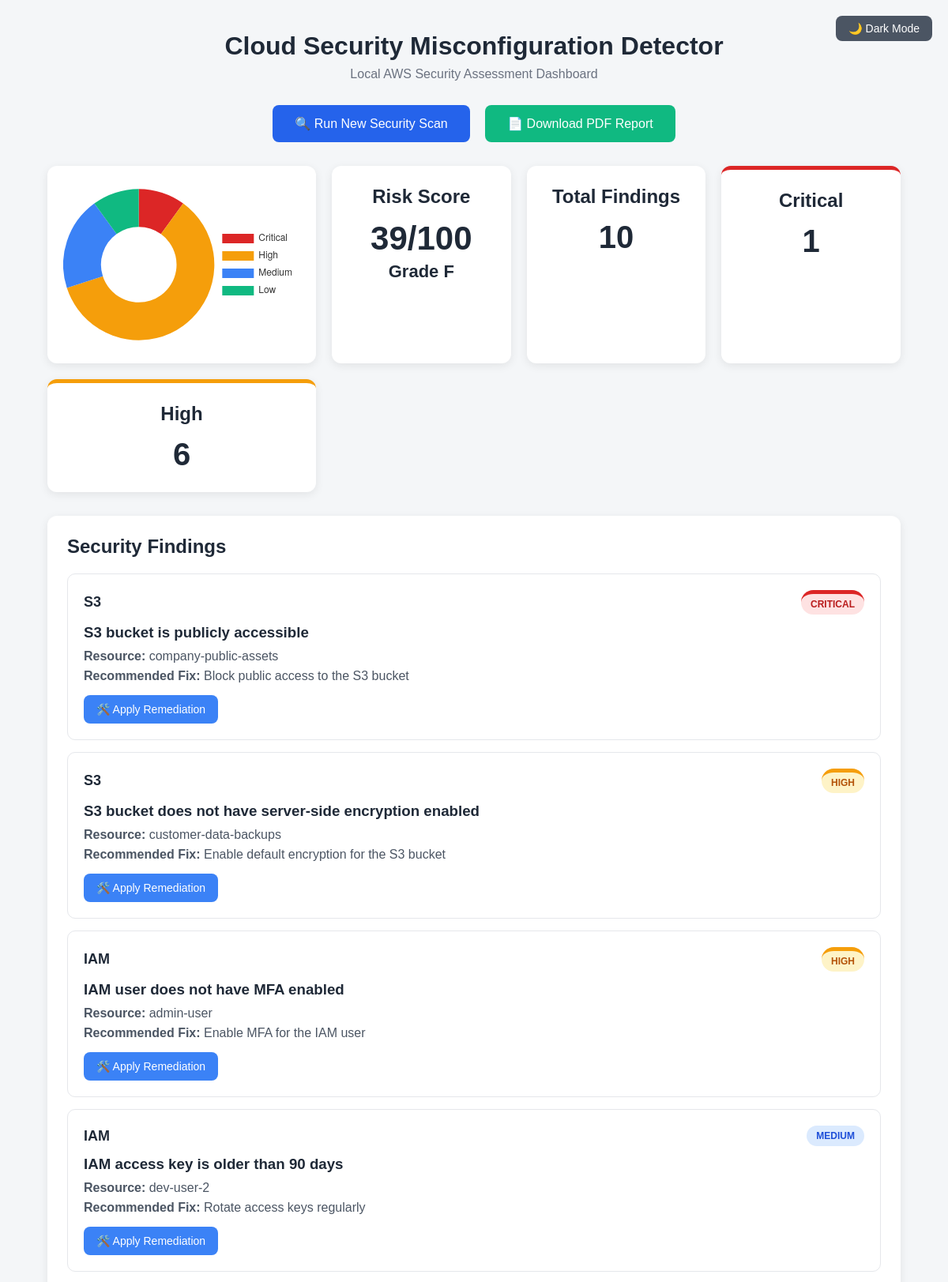
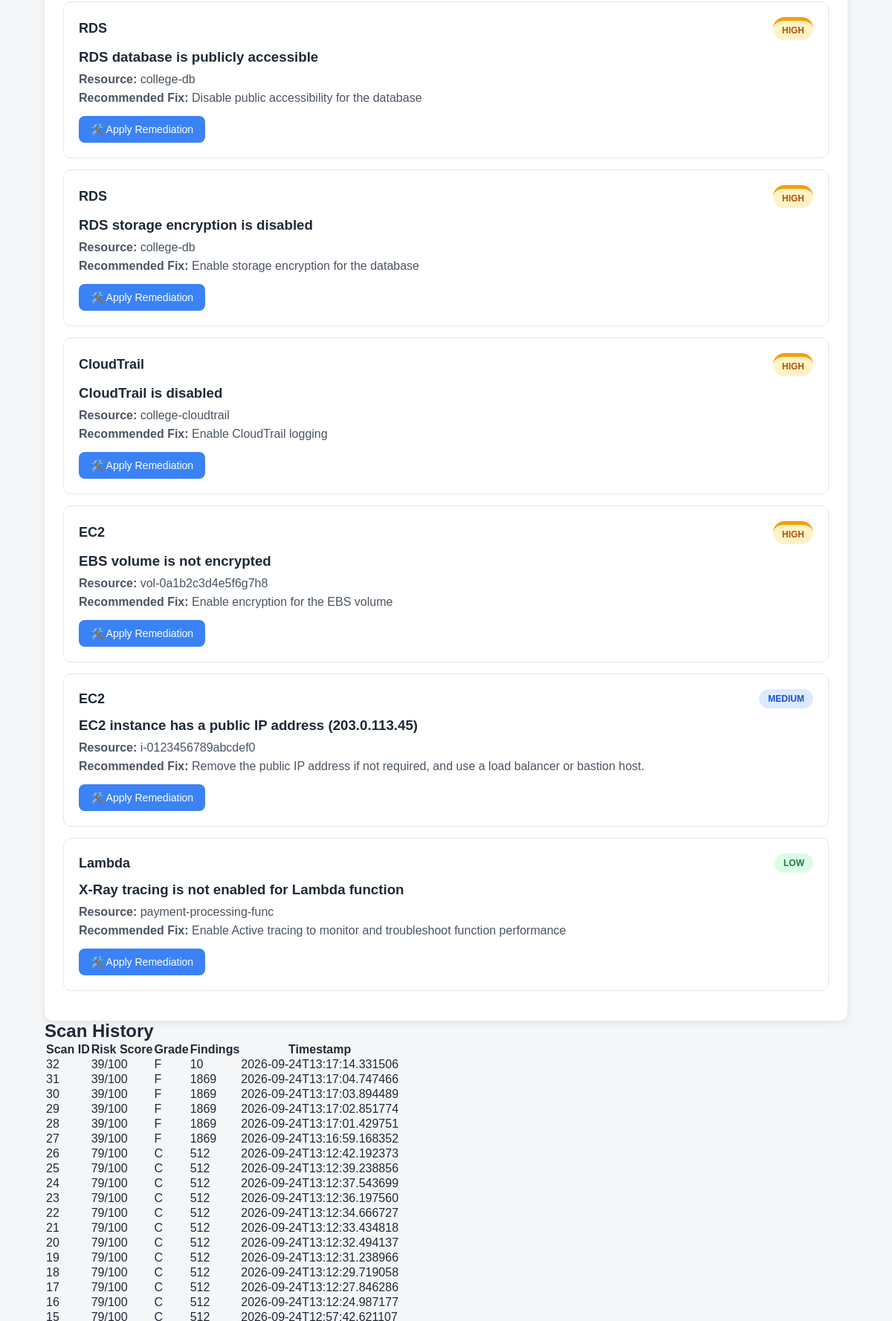
The page / (upper part) on the database its author committed (2 pictures, top to bottom).
### tables this page shows
CREATE TABLE scans (
            id INTEGER PRIMARY KEY AUTOINCREMENT,
            score INTEGER,
            grade TEXT,
            findings TEXT,
            timestamp TEXT
        );

### app.py (the view)
@app.route('/')
def dashboard():
    history = get_scan_history()
    latest = history[0] if history else None
    if latest:
        latest['findings'] = json.loads(latest['findings'])
    return render_template('index.html', latest_scan=latest, history=history)

### database.py (called while the page is built)
def get_scan_history():
    conn = sqlite3.connect(DATABASE)
    conn.row_factory = sqlite3.Row
    cursor = conn.cursor()
    cursor.execute("""
        SELECT * FROM scans
        ORDER BY id DESC
    """)
    rows = cursor.fetchall()
    conn.close()
    return [dict(row) for row in rows]

### templates/index.html (shortened to what this page needs)
<!DOCTYPE html>
<html lang="en">
<head>
    <link rel="stylesheet"
          href="{{ url_for('static', filename='style.css') }}">
</head>
<body>
<div class="container">
    <header>
        <button id="themeToggle" onclick="toggleTheme()" class="theme-btn">🌙 Dark Mode</button>
        <h1>
            Cloud Security Misconfiguration Detector
        </h1>
        <p>
            Local AWS Security Assessment Dashboard
        </p>
    </header>
    <section class="scan-section">
        <button id="scanButton" onclick="runScan()">
            🔍 Run New Security Scan
        </button>
        {% if latest_scan %}
        <a href="/api/report/{{ latest_scan.id }}" class="report-btn" target="_blank">📄 Download PDF Report</a>
        {% endif %}
    </section>
    {% if latest_scan %}
    <section class="summary">
        <div class="chart-container">
            <canvas id="severityChart"></canvas>
        </div>
        <div class="score-card">
            <h2>
                Risk Score
            </h2>
            <div class="score">
                {{ latest_scan.score }}/100
            </div>
            <div class="grade">
                Grade {{ latest_scan.grade }}
            </div>
        </div>
        <div class="stat-card">
            <h2>
                Total Findings
            </h2>
            <div class="stat">
                {{ latest_scan.findings|length }}
            </div>
        </div>
        <div class="stat-card critical">
            <h2>
                Critical
            </h2>
            <div class="stat">
                {{ latest_scan.findings
                   |selectattr("severity", "equalto", "CRITICAL")
                   |list
                   |length }}
            </div>
        </div>
        <div class="stat-card high">
            <h2>
                High
            </h2>
            <div class="stat">
                {{ latest_scan.findings
                   |selectattr("severity", "equalto", "HIGH")
                   |list
                   |length }}
            </div>
        </div>
    </section>
    <section class="findings">
        <h2>
            Security Findings
        </h2>
        {% for finding in latest_scan.findings %}
        <div class="finding">
            <div class="finding-header">
                <span class="service">
                    {{ finding.service }}
                </span>
                <span class="severity {{ finding.severity|lower }}">
                    {{ finding.severity }}
                </span>
            </div>
            <h3>
                {{ finding.issue }}
            </h3>
            <p>
                <strong>
                    Resource:
                </strong>
                {{ finding.resource }}
            </p>
            <p>
                <strong>
                    Recommended Fix:
                </strong>
                {{ finding.remediation }}
            </p>
            <button class="fix-btn" onclick="fixIssue(this)">🛠️ Apply Remediation</button>
        </div>
        {% endfor %}
    </section>
    {% endif %}
    {% if latest_scan %}
    <script>
    document.addEventListener('DOMContentLoaded', function() {
        const ctx = document.getElementById('severityChart');
        if (ctx) {
            new Chart(ctx, {
                type: 'doughnut',
                data: {
                    labels: ['Critical', 'High', 'Medium', 'Low'],
                    datasets: [{
                        data: [
                            {{ latest_scan.findings|selectattr("severity", "equalto", "CRITICAL")|list|length }},
                            {{ latest_scan.findings|selectattr("severity", "equalto", "HIGH")|list|length }},
                            {{ latest_scan.findings|selectattr("severity", "equalto", "MEDIUM")|list|length }},
                            {{ latest_scan.findings|selectattr("severity", "equalto", "LOW")|list|length }}
                        ],
                        backgroundColor: ['#dc2626', '#f59e0b', '#3b82f6', '#10b981'],
                        borderWidth: 0
                    }]
                },
                options: {
                    responsive: true,
                    maintainAspectRatio: false,
                    plugins: {
                        legend: { position: 'right', labels: { color: document.body.classList.contains('dark-mode') ? '#fff' : '#333' } }
                    }
                }
            });
        }
    });
    </script>
    {% endif %}
    <section class="history">
        <h2>
            Scan History
        </h2>
        {% if history %}
        <table>
            <thead>
                <tr>
                    <th>
                        Scan ID
                    </th>
                    <th>
                        Risk Score
                    </th>
                    <th>
                        Grade
                    </th>
                    <th>
                        Findings
                    </th>
                    <th>
                        Timestamp
                    </th>
                </tr>
            </thead>
            <tbody>
                {% for scan in history %}
                <tr>
                    <td>
                        {{ scan.id }}
                    </td>
                    <td>
                        {{ scan.score }}/100
                    </td>
                    <td>
                        {{ scan.grade }}
                    </td>
                    <td>
                        {{ scan.findings|length }}
                    </td>
                    <td>
                        {{ scan.timestamp }}
                    </td>
                </tr>
                {% endfor %}
            </tbody>
        </table>
        {% else %}
        <p>
            No previous scans found.
        </p>
        {% endif %}
    </section>
</div>
</body>
</html>

### static/style.css (style rules this page uses)
* { box-sizing: border-box; margin: 0; padding: 0; }
body { font-family: Arial, sans-serif; background: #f4f6f8; color: #1f2937; }
.container { width: 90%; max-width: 1200px; margin: 40px auto; }
header { text-align: center; margin-bottom: 30px; }
header h1 { font-size: 32px; margin-bottom: 8px; }
header p { color: #6b7280; }
.scan-section { text-align: center; margin-bottom: 30px; }
button { background: #2563eb; color: white; border: none; padding: 14px 28px; border-radius: 8px; font-size: 16px; cursor: pointer; }
.summary { display: grid; grid-template-columns: repeat(4, 1fr); gap: 20px; margin-bottom: 30px; }
.score-card, .stat-card { background: white; padding: 25px; border-radius: 12px; text-align: center; box-shadow: 0 3px 12px rgba(0, 0, 0, 0.08); }
.score { font-size: 42px; font-weight: bold; margin: 15px 0 5px; }
.grade { font-size: 22px; font-weight: bold; }
.stat { font-size: 40px; font-weight: bold; margin-top: 15px; }
.critical { border-top: 5px solid #dc2626; }
.high { border-top: 5px solid #f59e0b; }
.findings { background: white; padding: 25px; border-radius: 12px; box-shadow: 0 3px 12px rgba(0, 0, 0, 0.08); }
.findings h2 { margin-bottom: 20px; }
.finding { border: 1px solid #e5e7eb; border-radius: 10px; padding: 20px; margin-bottom: 15px; }
.finding-header { display: flex; justify-content: space-between; align-items: center; margin-bottom: 12px; }
.service { font-weight: bold; font-size: 18px; }
.severity { padding: 6px 12px; border-radius: 20px; font-size: 12px; font-weight: bold; }
.severity.critical { background: #fee2e2; color: #b91c1c; }
.severity.high { background: #fef3c7; color: #b45309; }
.severity.medium { background: #dbeafe; color: #1d4ed8; }
.severity.low { background: #dcfce7; color: #15803d; }
.finding h3 { margin-bottom: 10px; }
.finding p { margin-top: 7px; color: #4b5563; }
.chart-container { background: white; padding: 20px; border-radius: 12px; box-shadow: 0 3px 12px rgba(0, 0, 0, 0.08); display: flex; justify-content: center; align-items: center; height: 250px; }
.report-btn { background: #10b981; color: white; text-decoration: none; padding: 14px 28px; border-radius: 8px; font-size: 16px; margin-left: 15px; display: inline-block; }
.theme-btn { position: absolute; top: 20px; right: 20px; background: #4b5563; padding: 8px 16px; font-size: 14px; }
.fix-btn { background: #3b82f6; padding: 10px 16px; font-size: 14px; margin-top: 15px; transition: background 0.3s; }

### rows shown on the page
scans: score "39", grade "F", id "32", findings|length "10", timestamp "2026-09-24T13:17:14.331506"
scans: id "31", score "39", grade "F", findings|length "1869", timestamp "2026-09-24T13:17:04.747466"
scans: id "30", score "39", grade "F", findings|length "1869", timestamp "2026-09-24T13:17:03.894489"
scans: id "29", score "39", grade "F", findings|length "1869", timestamp "2026-09-24T13:17:02.851774"
scans: id "28", score "39", grade "F", findings|length "1869", timestamp "2026-09-24T13:17:01.429751"
scans: id "27", score "39", grade "F", findings|length "1869", timestamp "2026-09-24T13:16:59.168352"
scans: id "26", score "79", grade "C", findings|length "512", timestamp "2026-09-24T13:12:42.192373"
scans: id "25", score "79", grade "C", findings|length "512", timestamp "2026-09-24T13:12:39.238856"
scans: id "24", score "79", grade "C", findings|length "512", timestamp "2026-09-24T13:12:37.543699"
scans: id "23", score "79", grade "C", findings|length "512", timestamp "2026-09-24T13:12:36.197560"
scans: id "22", score "79", grade "C", findings|length "512", timestamp "2026-09-24T13:12:34.666727"
scans: id "21", score "79", grade "C", findings|length "512", timestamp "2026-09-24T13:12:33.434818"
scans: id "20", score "79", grade "C", findings|length "512", timestamp "2026-09-24T13:12:32.494137"
scans: id "19", score "79", grade "C", findings|length "512", timestamp "2026-09-24T13:12:31.238966"
scans: id "18", score "79", grade "C", findings|length "512", timestamp "2026-09-24T13:12:29.719058"
scans: id "17", score "79", grade "C", findings|length "512", timestamp "2026-09-24T13:12:27.846286"
scans: id "16", score "79", grade "C", findings|length "512", timestamp "2026-09-24T13:12:24.987177"

### other values the page prints
{{ latest_scan.findings|length }} "10"
{{ finding.service }} "S3" "S3" "IAM" "IAM" "RDS" "RDS" "CloudTrail" "EC2" "EC2" "Lambda"
{{ finding.severity }} "CRITICAL" "HIGH" "HIGH" "MEDIUM" "HIGH" "HIGH" "HIGH" "HIGH" "MEDIUM" "LOW"
{{ finding.issue }} "S3 bucket is publicly accessible" "S3 bucket does not have server-side encryption enabled" "IAM user does not have MFA enabled" "IAM access key is older than 90 days" "RDS database is publicly accessible" "RDS storage encryption is disabled" "CloudTrail is disabled" "EBS volume is not encrypted" "EC2 instance has a public IP address (203.0.113.45)" "X-Ray tracing is not enabled for Lambda function"
{{ finding.resource }} "company-public-assets" "customer-data-backups" "admin-user" "dev-user-2" "college-db" "college-db" "college-cloudtrail" "vol-0a1b2c3d4e5f6g7h8" "i-0123456789abcdef0" "payment-processing-func"
{{ finding.remediation }} "Block public access to the S3 bucket" "Enable default encryption for the S3 bucket" "Enable MFA for the IAM user" "Rotate access keys regularly" "Disable public accessibility for the database" "Enable storage encryption for the database" "Enable CloudTrail logging" "Enable encryption for the EBS volume" "Remove the public IP address if not required, and use a load balancer or bastion host." "Enable Active tracing to monitor and troubleshoot function performance"
